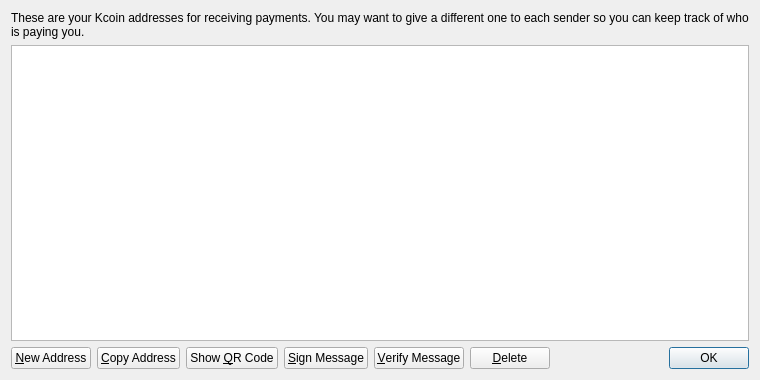
<?xml version="1.0" encoding="UTF-8"?>
<ui version="4.0">
 <class>AddressBookPage</class>
 <widget class="QWidget" name="AddressBookPage">
  <property name="geometry">
   <rect>
    <x>0</x>
    <y>0</y>
    <width>760</width>
    <height>380</height>
   </rect>
  </property>
  <property name="windowTitle">
   <string>Address Book</string>
  </property>
  <layout class="QVBoxLayout" name="verticalLayout">
   <item>
    <widget class="QLabel" name="labelExplanation">
     <property name="text">
      <string>These are your Kcoin addresses for receiving payments. You may want to give a different one to each sender so you can keep track of who is paying you.</string>
     </property>
     <property name="textFormat">
      <enum>Qt::PlainText</enum>
     </property>
     <property name="wordWrap">
      <bool>true</bool>
     </property>
    </widget>
   </item>
   <item>
    <widget class="QTableView" name="tableView">
     <property name="contextMenuPolicy">
      <enum>Qt::CustomContextMenu</enum>
     </property>
     <property name="toolTip">
      <string>Double-click to edit address or label</string>
     </property>
     <property name="tabKeyNavigation">
      <bool>false</bool>
     </property>
     <property name="alternatingRowColors">
      <bool>true</bool>
     </property>
     <property name="selectionMode">
      <enum>QAbstractItemView::SingleSelection</enum>
     </property>
     <property name="selectionBehavior">
      <enum>QAbstractItemView::SelectRows</enum>
     </property>
     <property name="sortingEnabled">
      <bool>true</bool>
     </property>
     <attribute name="verticalHeaderVisible">
      <bool>false</bool>
     </attribute>
    </widget>
   </item>
   <item>
    <layout class="QHBoxLayout" name="horizontalLayout">
     <item>
      <widget class="QPushButton" name="newAddressButton">
       <property name="toolTip">
        <string>Create a new address</string>
       </property>
       <property name="text">
        <string>&amp;New Address</string>
       </property>
       <property name="icon">
        <iconset resource="../bitcoin.qrc">
         <normaloff>:/icons/add</normaloff>:/icons/add</iconset>
       </property>
      </widget>
     </item>
     <item>
      <widget class="QPushButton" name="copyToClipboard">
       <property name="toolTip">
        <string>Copy the currently selected address to the system clipboard</string>
       </property>
       <property name="text">
        <string>&amp;Copy Address</string>
       </property>
       <property name="icon">
        <iconset resource="../bitcoin.qrc">
         <normaloff>:/icons/editcopy</normaloff>:/icons/editcopy</iconset>
       </property>
      </widget>
     </item>
     <item>
      <widget class="QPushButton" name="showQRCode">
       <property name="text">
        <string>Show &amp;QR Code</string>
       </property>
       <property name="icon">
        <iconset resource="../bitcoin.qrc">
         <normaloff>:/icons/qrcode</normaloff>:/icons/qrcode</iconset>
       </property>
      </widget>
     </item>
     <item>
      <widget class="QPushButton" name="signMessage">
       <property name="toolTip">
        <string>Sign a message to prove you own a Bitcoin address</string>
       </property>
       <property name="text">
        <string>&amp;Sign Message</string>
       </property>
       <property name="icon">
        <iconset resource="../bitcoin.qrc">
         <normaloff>:/icons/edit</normaloff>:/icons/edit</iconset>
       </property>
      </widget>
     </item>
     <item>
      <widget class="QPushButton" name="verifyMessage">
       <property name="toolTip">
        <string>Verify a message to ensure it was signed with a specified Bitcoin address</string>
       </property>
       <property name="text">
        <string>&amp;Verify Message</string>
       </property>
       <property name="icon">
        <iconset resource="../bitcoin.qrc">
         <normaloff>:/icons/transaction_0</normaloff>:/icons/transaction_0</iconset>
       </property>
      </widget>
     </item>
     <item>
      <widget class="QPushButton" name="deleteButton">
       <property name="toolTip">
        <string>Delete the currently selected address from the list. Only sending addresses can be deleted.</string>
       </property>
       <property name="text">
        <string>&amp;Delete</string>
       </property>
       <property name="icon">
        <iconset resource="../bitcoin.qrc">
         <normaloff>:/icons/remove</normaloff>:/icons/remove</iconset>
       </property>
      </widget>
     </item>
     <item>
      <spacer name="horizontalSpacer">
       <property name="orientation">
        <enum>Qt::Horizontal</enum>
       </property>
       <property name="sizeHint" stdset="0">
        <size>
         <width>40</width>
         <height>20</height>
        </size>
       </property>
      </spacer>
     </item>
     <item>
      <widget class="QDialogButtonBox" name="buttonBox">
       <property name="sizePolicy">
        <sizepolicy hsizetype="Maximum" vsizetype="Fixed">
         <horstretch>0</horstretch>
         <verstretch>0</verstretch>
        </sizepolicy>
       </property>
       <property name="standardButtons">
        <set>QDialogButtonBox::Ok</set>
       </property>
      </widget>
     </item>
    </layout>
   </item>
  </layout>
 </widget>
 <resources>
  <include location="../bitcoin.qrc"/>
 </resources>
 <connections/>
</ui>
